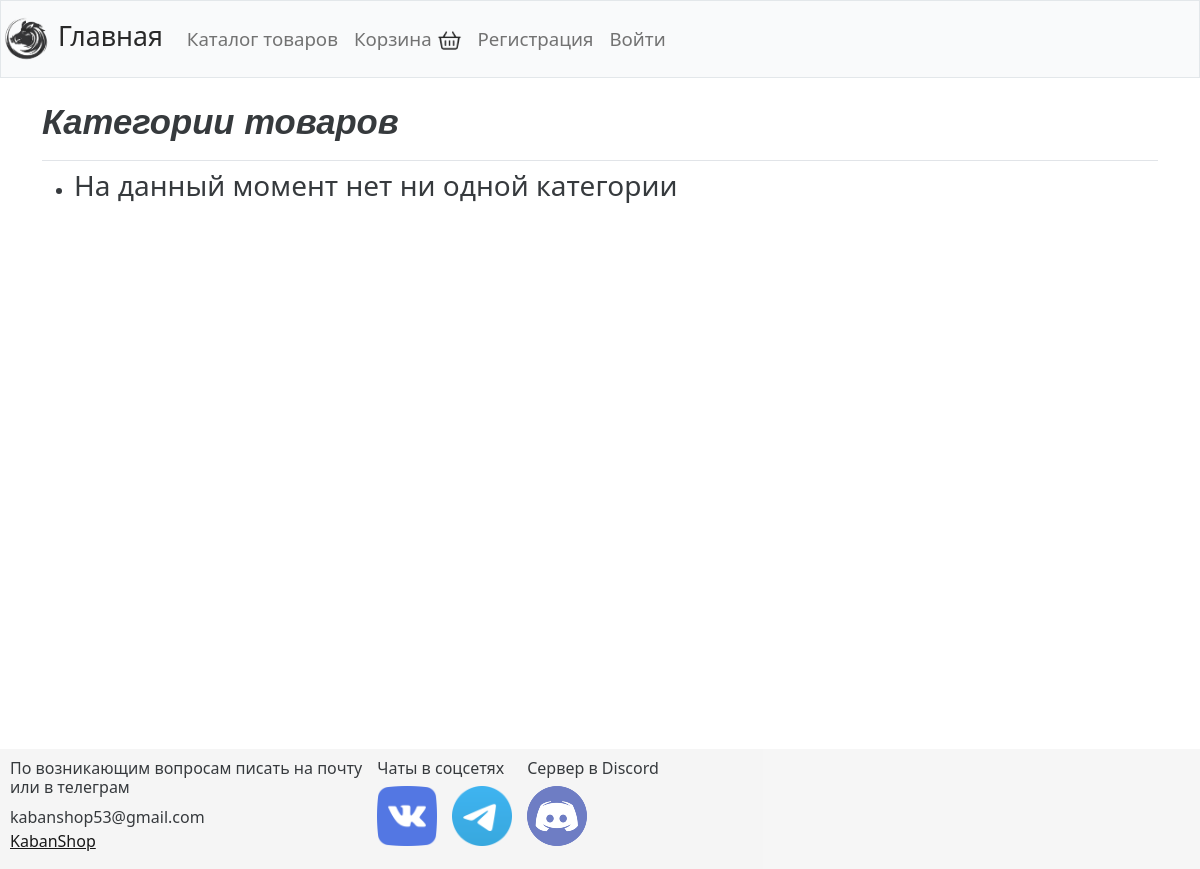
Page /shop/ on the earlier database version.
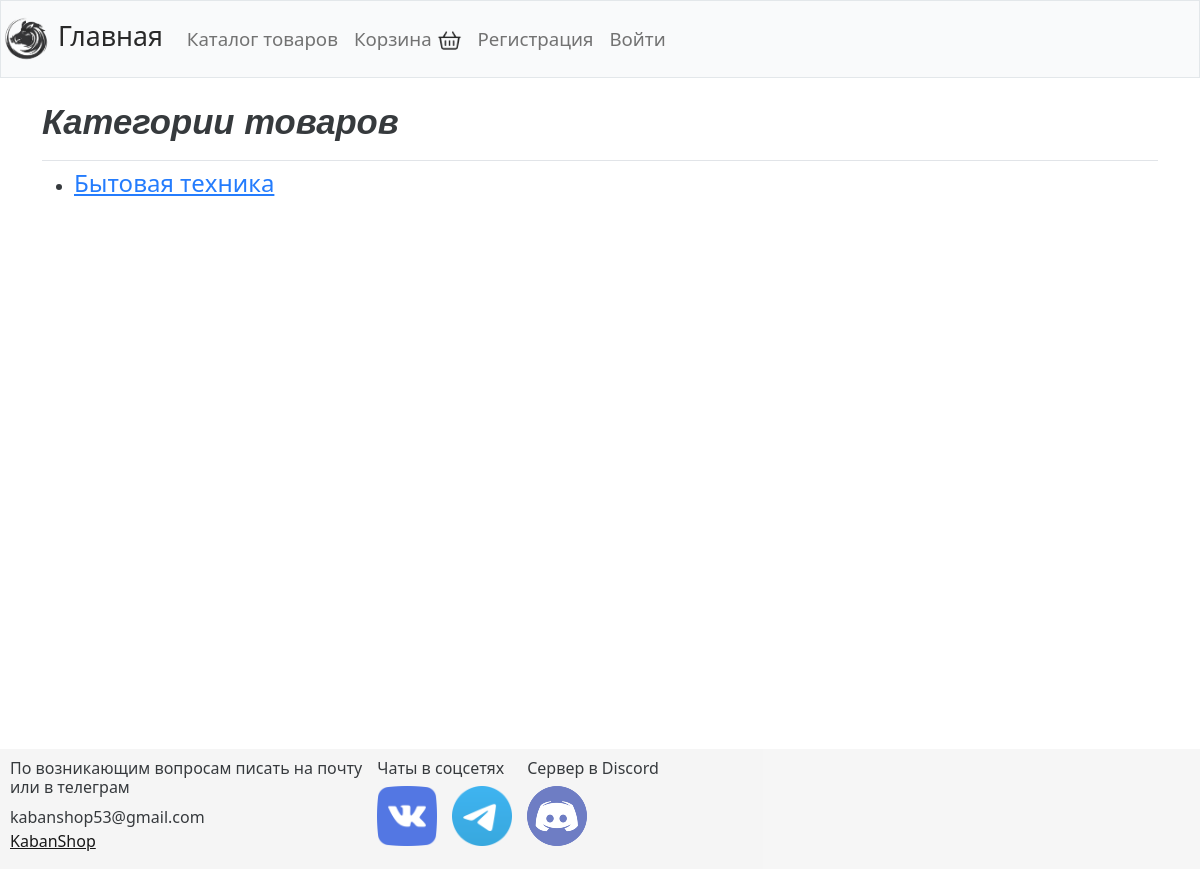
Same page on the later database version.
### shop/models.py (models this page shows)
class Category(models.Model):
    title = models.CharField(max_length=250, verbose_name='Категория', null=True, blank=True)
    description = models.TextField(verbose_name='Описание', null=True, blank=True)
    preview = models.ImageField(upload_to='media/category_photo', verbose_name='Фото-превью', null=True, blank=True)
    category_slug = models.SlugField(max_length=250, unique=True, db_index=True, verbose_name='URL')
    def __str__(self):
        return self.title
    class Meta:
        verbose_name = 'Категорию'
        verbose_name_plural = 'Категории'

### shop/views.py (the view)
# urls.py: path('shop/', views.shop_view, name='products'),
def shop_view(request):
    categories = Category.objects.order_by('title')
    context = {'categories': categories}
    return render(request, 'shop/shop.html', context=context)

### shop/context_processors.py (called while the page is built)
def user_avatar(request):
    if request.user.is_authenticated:
        profile = UserProfile.objects.get(email=request.user.email)
        avatar = profile.avatar
        return {'avatar': avatar}
    return {'avatar': None}

### shop/templates/shop/shop.html (shortened to what this page needs)
{% extends 'shop/base.html' %}
{% block page_header %}
    <h1>Категории товаров</h1>
{% endblock %}
{% block content %}
    <ul>
        {% for category in categories %}
            <li>
                <h4>
                    <a href="{% url 'shop:category' category.category_slug %}">{{category}}</a>
                </h4>
            </li>
        {% empty %}
            <li>
                <h3>На данный момент нет ни одной категории</h3>
            </li>
        {% endfor %}
    </ul>
{% endblock %}

### shop/templates/shop/base.html (shortened to what this page needs)
{% load django_bootstrap5 %}
{% load static %}
<!doctype html>
<html lang="ru">
<head>
    <link rel="stylesheet" href="{% static 'shop/css/base.css' %}">
    {% bootstrap_css %}
</head>
    <body>
        <nav class="navbar navbar-expand-md navbar-light bg-light mb-4 border">
            <a class="navbar-brand" href="{% url 'shop:index' %}" style="font-size: 20pt">
                <img src="{% static 'shop/images/logo/logo.png' %}" alt="logo" width="50px" height="50px" >
                Главная</a>
            <div class="collapse navbar-collapse" id="navbarCollapse" style="font-size: 14pt">
                <ul class="navbar-nav mr-auto">
                    <li class="nav-item">
                        <a class="nav-link" href="{% url 'shop:products' %}">Каталог товаров</a>
                    </li>
                </ul>
                <ul class="navbar-nav mr-auto">
                    <li class="nav-item">
                        <a class="nav-link" href="{% url 'shop:cart' %}">Корзина
                            <img src="{% static 'shop/images/cart/cart.png' %}" alt="cart"
                            width="25px" height="25px"></a>
                    </li>
                </ul>
                <ul class="navbar-nav mr-auto" style="font-size: 14pt">
                    {% if user.is_authenticated %}
                        <span class="navbar-text"><strong>Здравствуйте, {{ user.username }}!</strong></span>
                        {% if user.is_superuser %}
                            <li class="nav-item">
                                <a class="nav-link" href="{% url 'admin:index' %}">Управление</a>
                            </li>
                            <li class="nav-item">
                                <a class="nav-link" href="{% url 'users:logout' %}">Выйти</a>
                            </li>
                        {% else %}
                            {% if avatar %}
                                <li class="nav-item">
                                   <img src="{{avatar.url}}" alt="user_avatar" width="60px" style="border-radius: 20px; margin-left: 7px;">
                                </li>
                            {% else %}
                                <li class="nav-item">
                                   <img src="{% static 'shop/images/avatars/void_avatar.jpg' %}"
                                        alt="user_avatar" width="60px" style="border-radius: 20px; margin-left: 7px;">
                                </li>
                            {% endif %}
                            <li class="nav-item">
                                <a class="nav-link" href="{% url 'users:profile' %}">Перейти в профиль</a>
                            </li>
                            <li class="nav-item">
                                <a class="nav-link" href="{% url 'users:logout' %}">Выйти</a>
                            </li>
                        {% endif %}
                    {% else %}
                        <li class="nav-item">
                            <a href="{% url 'users:register' %}" class="nav-link">Регистрация</a>
                        </li>
                        <li class="nav-item">
                            <a class="nav-link" href="{% url 'users:login' %}">Войти</a>
                        </li>
                    {% endif %}
                </ul>
            </div>
        </nav>
        <main role="main" class="container">
            <div class="base">
                <div class="header pb-2 mb-2 border-bottom">
                    {% block page_header %}{% endblock %}
                </div>
                <div class="content">
                    {% block content %}{% endblock %}
                </div>
                <div class="footer">
                    <div style="float: left; margin-right: 15px">
                        <h6>По возникающим вопросам писать на почту
                            <br>или в телеграм</h6>
                        <div>kabanshop53@gmail.com</div>
                        <div><a href="#" style="color: black">KabanShop</a></div>
                    </div>
                    <div style="float: left; margin-right: 15px">
                        <h6 style="text-align: left;  width: 135px">Чаты в соцсетях</h6>
                        <div style=" float: left; margin-right: 15px">
                            <a href="#" target="_blank"><img src="{% static 'shop/images/logo/img_1.png' %}" alt="" width="60px" height="60px"></a>
                        </div>
                        <div style="margin-top: 5px;">
                            <a href="#" target="_blank"><img src="{% static 'shop/images/logo/img_2.png' %}" alt="" width="60px" height="60px"></a>
                        </div>
                    </div>
                    <div style="float: left">
                        <h6>Сервер в Discord</h6>
                        <div style="margin-right: 15px; float: left">
                            <a href="#" target="_blank"><img src="{% static 'shop/images/logo/ds_logo.png' %}" alt="Discord" width="60px" height="60px"></a>
                        </div>
                    </div>
                </div>
            </div>
        </main>
    </body>
</html>

### static/shop/css/base.css (style rules this page uses)
html { height: 100%; }
.footer { position: absolute; left: 0; bottom: 0; width: 100%; padding: 10px; min-height: 120px; height: auto; background-color: #F5F5F5; }
.content { padding-bottom: 350px; }
.navbar { background-color: #7B68EE; }
main { min-height: calc(100vh - 30px - 18px); }
.pb-2 h1 { font-size: 26pt; font-weight: 600; font-family: 'Nunito', sans-serif; font-style: italic; }
.navbar-brand { font-size: 30pt; }
body { opacity: 0.9; min-height:100%; position: relative; margin: 0; padding-bottom: 15px; }
.navbar { opacity: 0.93; }
.content { text-align: justify; }

Differences in the rows shown:
added Category: title "Бытовая техника"
Other differences:
text no longer shown: "На данный момент нет ни одной категории"
